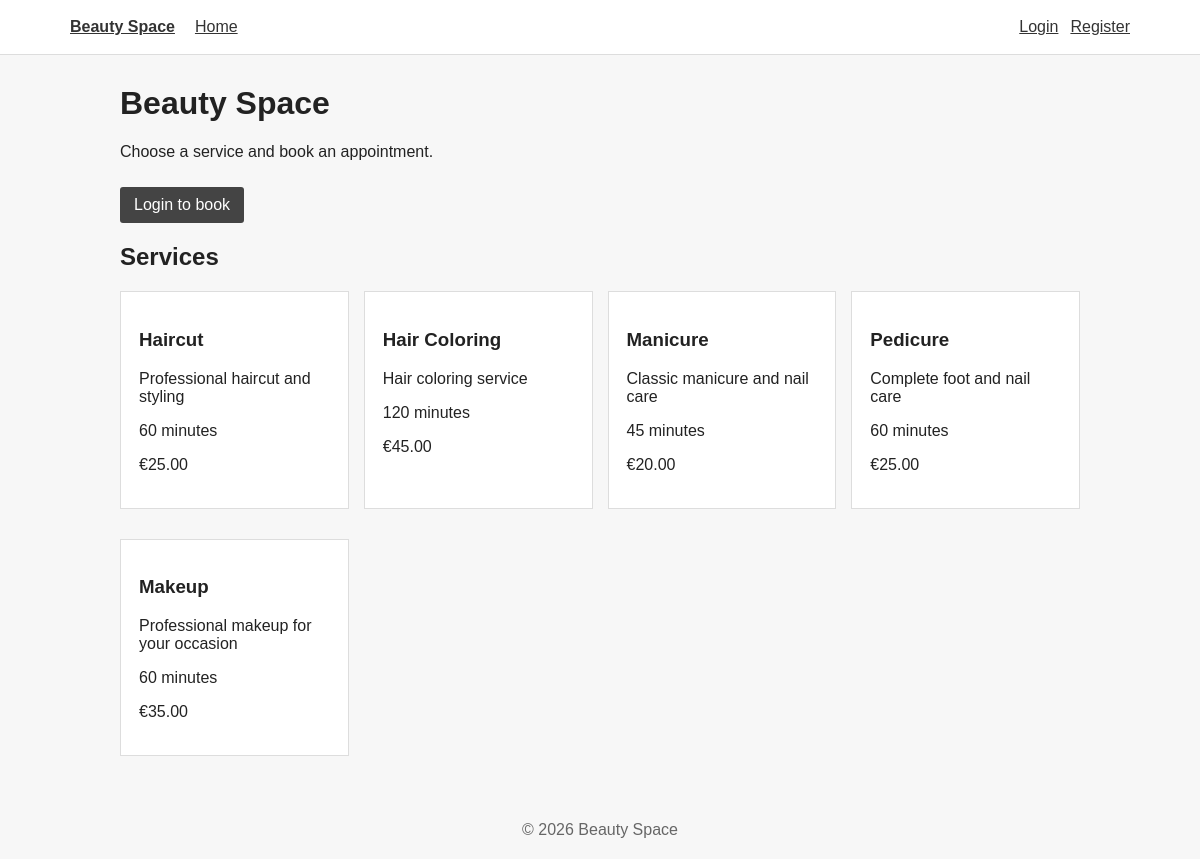
The page / on the database its author committed.
### tables this page shows
CREATE TABLE services (
    id INT AUTO_INCREMENT PRIMARY KEY,
    name VARCHAR(120) NOT NULL,
    description TEXT,
    price DECIMAL(10, 2) NOT NULL,
    duration INT NOT NULL
);

### includes/auth.php (called while the page is built, shortened)
<?php
function e($value) {
    return htmlspecialchars((string)$value, ENT_QUOTES, 'UTF-8');
}

### index.php (the view, shortened to what this page needs)
<?php
require 'config/database.php';
require 'includes/auth.php';
$services = $pdo->query('SELECT * FROM services ORDER BY id')->fetchAll();
include 'includes/header.php';
?>
<h1>Beauty Space</h1>
<p>Choose a service and book an appointment.</p>
<?php if (empty($_SESSION['user'])): ?>
    <a class="btn" href="login.php">Login to book</a>
<?php elseif ($_SESSION['user']['role'] === 'client'): ?>
    <a class="btn" href="client/services.php">Book now</a>
<?php else: ?>
    <a class="btn" href="<?= e($_SESSION['user']['role']) ?>/dashboard.php">Dashboard</a>
<?php endif; ?>
<h2>Services</h2>
<div class="grid">
    <?php foreach ($services as $service): ?>
        <div class="card">
            <h3><?= e($service['name']) ?></h3>
            <p><?= e($service['description']) ?></p>
            <p><?= (int)$service['duration'] ?> minutes</p>
            <p>€<?= number_format($service['price'], 2) ?></p>
        </div>
    <?php endforeach; ?>
</div>
<?php include 'includes/footer.php'; ?>

### includes/header.php (shortened to what this page needs)
<?php
require_once __DIR__ . '/auth.php';
$role = $_SESSION['user']['role'] ?? null;
?>
<!DOCTYPE html>
<html lang="en">
<head>
    <link rel="stylesheet" href="/beauty-service/assets/css/style.css">
</head>
<body>
<header class="site-header">
    <nav class="site-nav">
        <a class="brand" href="/beauty-service/index.php">Beauty Space</a>
        <div class="nav-links">
            <a href="/beauty-service/index.php">Home</a>
        </div>
        <div class="nav-account">
            <?php if ($role): ?>
                <span><?= e($_SESSION['user']['name']) ?> (<?= e($role) ?>)</span>
                <a href="/beauty-service/logout.php">Logout</a>
            <?php else: ?>
                <a href="/beauty-service/login.php">Login</a>
                <a href="/beauty-service/register.php">Register</a>
            <?php endif; ?>
        </div>
    </nav>
</header>
<main>

### includes/footer.php
</main>
<footer>
    &copy; <?= date('Y') ?> Beauty Space
</footer>
</body>
</html>

### assets/css/style.css (style rules this page uses)
* { box-sizing: border-box; }
body { margin: 0; font-family: Arial, sans-serif; background: #f7f7f7; color: #222; }
.site-header { background: white; border-bottom: 1px solid #ddd; }
.site-nav { max-width: 1100px; margin: auto; padding: 18px 20px; display: flex; gap: 20px; align-items: center; flex-wrap: wrap; }
.brand { font-weight: bold; }
.nav-links, .nav-account { display: flex; gap: 12px; flex-wrap: wrap; align-items: center; }
.nav-account { margin-left: auto; }
a { color: #333; }
main { max-width: 1000px; min-height: 75vh; margin: 30px auto; padding: 0 20px; }
.grid { display: grid; grid-template-columns: repeat(auto-fit, minmax(220px, 1fr)); gap: 15px; }
.card, .panel { padding: 18px; background: white; border: 1px solid #ddd; margin-bottom: 15px; }
button, .btn { display: inline-block; margin-top: 10px; padding: 9px 14px; border: 0; border-radius: 3px; background: #444; color: white; text-decoration: none; cursor: pointer; }
footer { padding: 20px; text-align: center; color: #666; }

### rows shown on the page
services: name "Haircut", description "Professional haircut and styling", duration "60", price "25.00"
services: name "Hair Coloring", description "Hair coloring service", duration "120", price "45.00"
services: name "Manicure", description "Classic manicure and nail care", duration "45", price "20.00"
services: name "Pedicure", description "Complete foot and nail care", duration "60", price "25.00"
services: name "Makeup", description "Professional makeup for your occasion", duration "60", price "35.00"
